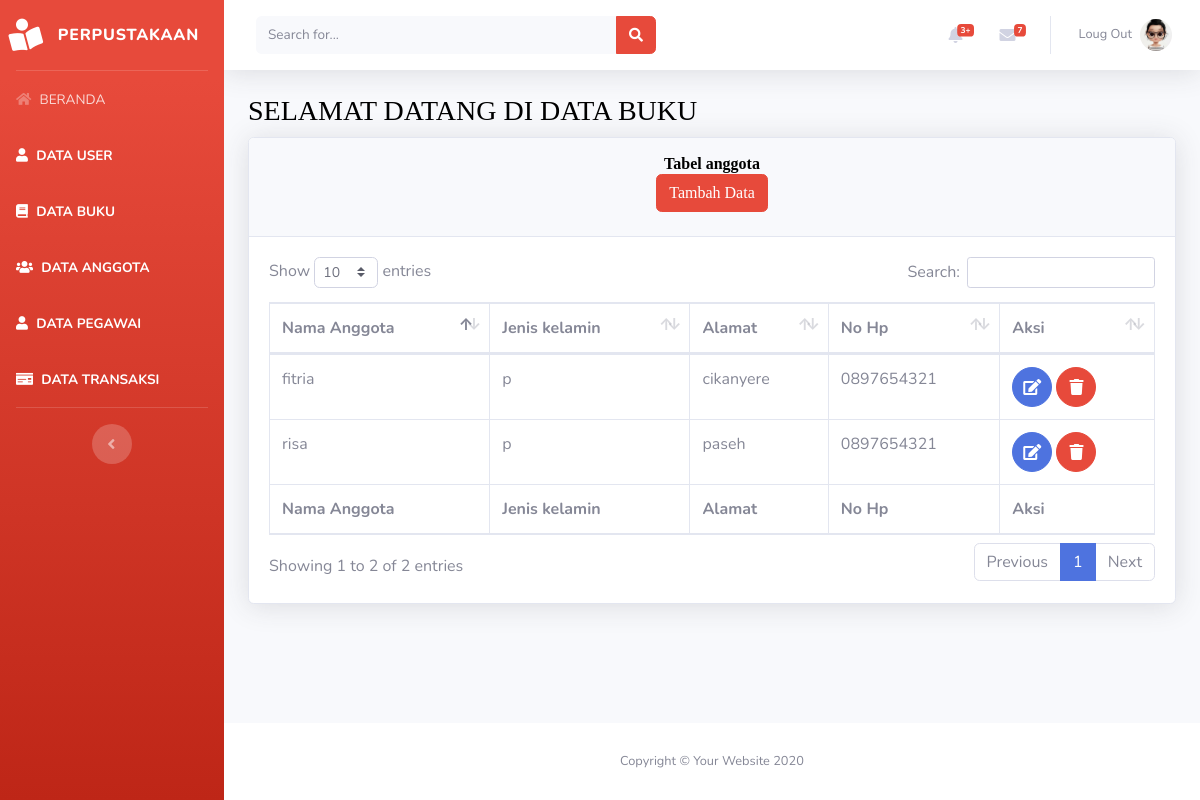
The app's page /beranda.php?page=anggota with its own data.
### tables this page shows
CREATE TABLE `tabel_anggota` (
  `id_anggota` int(5) NOT NULL,
  `nama_anggota` varchar(50) NOT NULL,
  `jenis_kelamin` enum('l','p') NOT NULL,
  `alamat` text NOT NULL,
  `no_hp` varchar(20) NOT NULL
);

### views/anggota/anggota.php (the view)
<div class="container-fluid">
    <h1 class="h3 mb-2 text-gray-800"><marquee><font color="black" face="fantasy">SELAMAT DATANG DI DATA BUKU</font></marquee></h1>
    <div class="card shadow mb-4">
        <div class="card-header py-3" align="center">
            <h6 class="m-0 font-weight-bold text-info"><font color="black" face="fantasy">Tabel anggota</font></h6>
            <h6>
                <a href="beranda.php?page=anggota&aksi=add">
                    <button class="btn btn-danger"><font color="white" face="fantasy">Tambah Data</font></button>
                </a>
            </h6>
        </div>
        <div class="card-body">
            <div class="table-responsive">
                <table class="table table-bordered" id="dataTable" width="100%" cellspacing="0">
                    <thead>
                        <tr>
                            <th>Nama Anggota</th>
                            <th>Jenis kelamin</th>
                            <th>Alamat</th>
                            <th>No Hp</th>
                            <th>Aksi</th>
                        </tr>
                    </thead>
                    <tfoot>
                        <tr>
                            <th>Nama Anggota</th>
                            <th>Jenis kelamin</th>
                            <th>Alamat</th>
                            <th>No Hp</th>
                            <th>Aksi</th>
                        </tr>
                    </tfoot>
                    <tbody>
                    <?php
                        $sql = "select * from tabel_anggota";
                        $show = $database->query($sql);
                        foreach($show as $agt):
                    ?>
                        <tr>
                            <td><?php echo $agt['nama_anggota']?></td>
                            <td><?php echo $agt['jenis_kelamin']?></td>
                            <td><?php echo $agt['alamat']?></td>
                            <td><?php echo $agt['no_hp']?></td>
                            <td>
                                <a href="beranda.php?page=anggota&aksi=edit&id=<?php echo $agt['id_anggota']?>"
                                class="btn btn-primary btn-circle">
                                    <i class="fas fa-edit"></i>
                                    </a>
                                <a href="model/anggota/prosesdeleteanggota.php?id=<?php echo $agt['id_anggota']?>"
                                class="btn btn-danger btn-circle">
                                    <i class="fas fa-trash"></i>
                                    </a>
                        </tr>
                        <?php endforeach; ?>
                    </tbody>
                </table>
            </div>
        </div>
    </div>
</div>

### records on screen
tabel_anggota: nama_anggota "fitria", jenis_kelamin "p", alamat "cikanyere", no_hp "0897654321"
tabel_anggota: nama_anggota "risa", jenis_kelamin "p", alamat "paseh", no_hp "0897654321"
